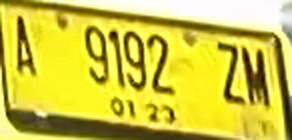
#> input picture Data Train/DataTrain57.png, 292 x 140 px, found by its file name; its folder holds only this picture in this run
$ python Image_RGB.py
#> lines starting #> are read from the running program, lines starting #| are printed output that depends on the picture
from PIL import Image
import os

# Path ke folder input dan output
input_folder = r"D:\Lomba BDC\Model OCR\1. Dataset\1. Data Utama\Data Train"
output_folder = r"D:\Lomba BDC\Model OCR\1. Dataset\8. Data_RGB\Data Train for BDC 2023 - Penyisihan"

# Fungsi untuk memanipulasi gambar (contoh: invert warna)
def manipulate_image(image_path):
    image = Image.open(image_path)
#> image is the input picture: PIL image 292x140 RGB; mean R, G, B 206.6, 197, 66.1
    manipulated_image = Image.eval(image, lambda px: 255 - px)  # Invert warna
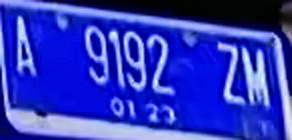
#> manipulated_image: PIL image 292x140 RGB; mean R, G, B 48.4, 58, 188.9
    return manipulated_image

# Memastikan folder output sudah ada atau dibuat
if not os.path.exists(output_folder):
    os.makedirs(output_folder)

# Mengambil daftar file dalam folder input
image_files = [f for f in os.listdir(input_folder) if f.endswith(".jpg") or f.endswith(".png")]

# Loop melalui setiap file gambar dalam folder input
for image_file in image_files:
    input_path = os.path.join(input_folder, image_file)
    output_path = os.path.join(output_folder, image_file)

    # Memanipulasi gambar
    manipulated_image = manipulate_image(input_path)

    # Menyimpan gambar hasil manipulasi ke folder output
    manipulated_image.save(output_path)

    print(f"Gambar {image_file} telah dimanipulasi dan disimpan di {output_path}")
